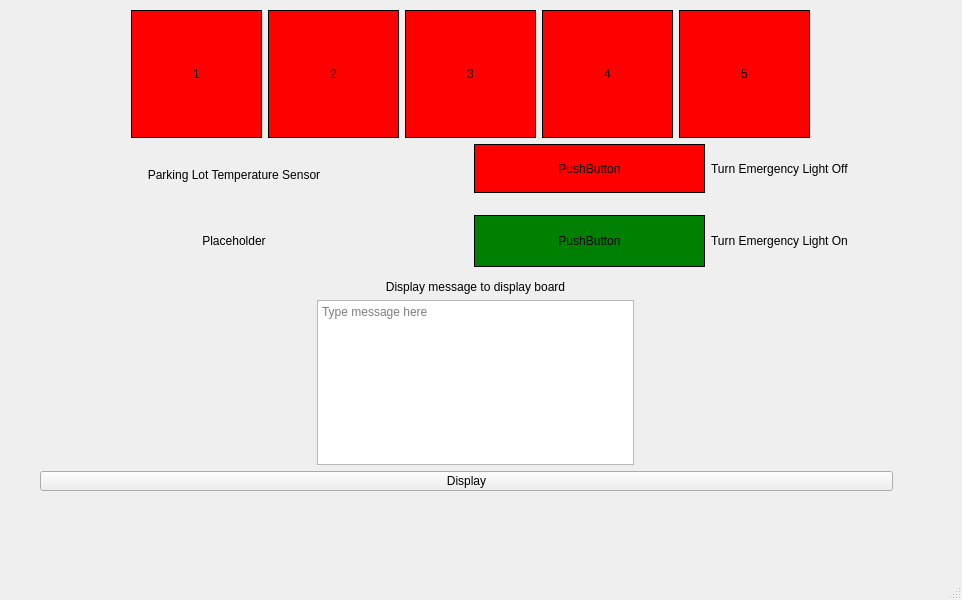
<?xml version="1.0" encoding="UTF-8"?>
<ui version="4.0">
 <class>MainWindow</class>
 <widget class="QMainWindow" name="MainWindow">
  <property name="geometry">
   <rect>
    <x>0</x>
    <y>0</y>
    <width>962</width>
    <height>600</height>
   </rect>
  </property>
  <property name="windowTitle">
   <string>MainWindow</string>
  </property>
  <widget class="QWidget" name="centralwidget">
   <widget class="QWidget" name="verticalLayoutWidget">
    <property name="geometry">
     <rect>
      <x>0</x>
      <y>280</y>
      <width>951</width>
      <height>211</height>
     </rect>
    </property>
    <layout class="QVBoxLayout" name="verticalLayout">
     <item>
      <widget class="QLabel" name="messageboardLabel">
       <property name="text">
        <string>Display message to display board</string>
       </property>
       <property name="alignment">
        <set>Qt::AlignCenter</set>
       </property>
      </widget>
     </item>
     <item>
      <layout class="QHBoxLayout" name="horizontalLayout_4">
       <item>
        <spacer name="horizontalSpacer_4">
         <property name="orientation">
          <enum>Qt::Horizontal</enum>
         </property>
         <property name="sizeHint" stdset="0">
          <size>
           <width>40</width>
           <height>20</height>
          </size>
         </property>
        </spacer>
       </item>
       <item>
        <widget class="QTextEdit" name="messageBoardInput">
         <property name="html">
          <string>&lt;!DOCTYPE HTML PUBLIC &quot;-//W3C//DTD HTML 4.0//EN&quot; &quot;http://www.w3.org/TR/REC-html40/strict.dtd&quot;&gt;
&lt;html&gt;&lt;head&gt;&lt;meta name=&quot;qrichtext&quot; content=&quot;1&quot; /&gt;&lt;style type=&quot;text/css&quot;&gt;
p, li { white-space: pre-wrap; }
&lt;/style&gt;&lt;/head&gt;&lt;body style=&quot; font-family:'.AppleSystemUIFont'; font-size:13pt; font-weight:400; font-style:normal;&quot;&gt;
&lt;p style=&quot;-qt-paragraph-type:empty; margin-top:0px; margin-bottom:0px; margin-left:0px; margin-right:0px; -qt-block-indent:0; text-indent:0px;&quot;&gt;&lt;br /&gt;&lt;/p&gt;&lt;/body&gt;&lt;/html&gt;</string>
         </property>
         <property name="placeholderText">
          <string>Type message here</string>
         </property>
        </widget>
       </item>
       <item>
        <spacer name="horizontalSpacer_3">
         <property name="orientation">
          <enum>Qt::Horizontal</enum>
         </property>
         <property name="sizeHint" stdset="0">
          <size>
           <width>40</width>
           <height>20</height>
          </size>
         </property>
        </spacer>
       </item>
      </layout>
     </item>
     <item>
      <layout class="QHBoxLayout" name="horizontalLayout_6">
       <item>
        <spacer name="horizontalSpacer_6">
         <property name="orientation">
          <enum>Qt::Horizontal</enum>
         </property>
         <property name="sizeType">
          <enum>QSizePolicy::Ignored</enum>
         </property>
         <property name="sizeHint" stdset="0">
          <size>
           <width>40</width>
           <height>20</height>
          </size>
         </property>
        </spacer>
       </item>
       <item>
        <widget class="QPushButton" name="messageBoardSend">
         <property name="sizePolicy">
          <sizepolicy hsizetype="Ignored" vsizetype="Ignored">
           <horstretch>0</horstretch>
           <verstretch>0</verstretch>
          </sizepolicy>
         </property>
         <property name="text">
          <string>Display</string>
         </property>
        </widget>
       </item>
       <item>
        <spacer name="horizontalSpacer_5">
         <property name="orientation">
          <enum>Qt::Horizontal</enum>
         </property>
         <property name="sizeType">
          <enum>QSizePolicy::Ignored</enum>
         </property>
         <property name="sizeHint" stdset="0">
          <size>
           <width>58</width>
           <height>17</height>
          </size>
         </property>
        </spacer>
       </item>
      </layout>
     </item>
    </layout>
   </widget>
   <widget class="QWidget" name="verticalLayoutWidget_2">
    <property name="geometry">
     <rect>
      <x>0</x>
      <y>10</y>
      <width>941</width>
      <height>261</height>
     </rect>
    </property>
    <layout class="QVBoxLayout" name="verticalLayout_2">
     <item>
      <layout class="QHBoxLayout" name="horizontalLayout">
       <item>
        <spacer name="horizontalSpacer">
         <property name="orientation">
          <enum>Qt::Horizontal</enum>
         </property>
         <property name="sizeHint" stdset="0">
          <size>
           <width>40</width>
           <height>20</height>
          </size>
         </property>
        </spacer>
       </item>
       <item>
        <widget class="QLabel" name="parking1">
         <property name="sizePolicy">
          <sizepolicy hsizetype="MinimumExpanding" vsizetype="Preferred">
           <horstretch>0</horstretch>
           <verstretch>0</verstretch>
          </sizepolicy>
         </property>
         <property name="styleSheet">
          <string notr="true">background-color: red;
border: 1px solid black;
</string>
         </property>
         <property name="text">
          <string>1</string>
         </property>
         <property name="alignment">
          <set>Qt::AlignCenter</set>
         </property>
        </widget>
       </item>
       <item>
        <widget class="QLabel" name="parking2">
         <property name="sizePolicy">
          <sizepolicy hsizetype="MinimumExpanding" vsizetype="Preferred">
           <horstretch>0</horstretch>
           <verstretch>0</verstretch>
          </sizepolicy>
         </property>
         <property name="styleSheet">
          <string notr="true">background-color: red;
border: 1px solid black;
</string>
         </property>
         <property name="text">
          <string>2</string>
         </property>
         <property name="alignment">
          <set>Qt::AlignCenter</set>
         </property>
        </widget>
       </item>
       <item>
        <widget class="QLabel" name="parking3">
         <property name="sizePolicy">
          <sizepolicy hsizetype="MinimumExpanding" vsizetype="Preferred">
           <horstretch>0</horstretch>
           <verstretch>0</verstretch>
          </sizepolicy>
         </property>
         <property name="styleSheet">
          <string notr="true">background-color: red;
border: 1px solid black;
</string>
         </property>
         <property name="text">
          <string>3</string>
         </property>
         <property name="alignment">
          <set>Qt::AlignCenter</set>
         </property>
        </widget>
       </item>
       <item>
        <widget class="QLabel" name="parking4">
         <property name="sizePolicy">
          <sizepolicy hsizetype="MinimumExpanding" vsizetype="Preferred">
           <horstretch>0</horstretch>
           <verstretch>0</verstretch>
          </sizepolicy>
         </property>
         <property name="styleSheet">
          <string notr="true">background-color: red;
border: 1px solid black;
</string>
         </property>
         <property name="text">
          <string>4</string>
         </property>
         <property name="alignment">
          <set>Qt::AlignCenter</set>
         </property>
        </widget>
       </item>
       <item>
        <widget class="QLabel" name="parking5">
         <property name="sizePolicy">
          <sizepolicy hsizetype="MinimumExpanding" vsizetype="Preferred">
           <horstretch>0</horstretch>
           <verstretch>0</verstretch>
          </sizepolicy>
         </property>
         <property name="styleSheet">
          <string notr="true">background-color: red;
border: 1px solid black;
</string>
         </property>
         <property name="text">
          <string>5</string>
         </property>
         <property name="alignment">
          <set>Qt::AlignCenter</set>
         </property>
        </widget>
       </item>
       <item>
        <spacer name="horizontalSpacer_2">
         <property name="orientation">
          <enum>Qt::Horizontal</enum>
         </property>
         <property name="sizeHint" stdset="0">
          <size>
           <width>40</width>
           <height>20</height>
          </size>
         </property>
        </spacer>
       </item>
      </layout>
     </item>
     <item>
      <layout class="QHBoxLayout" name="horizontalLayout_2">
       <item>
        <layout class="QVBoxLayout" name="verticalLayout_3">
         <item>
          <widget class="QLabel" name="tempSensorLabel">
           <property name="text">
            <string>Parking Lot Temperature Sensor</string>
           </property>
           <property name="alignment">
            <set>Qt::AlignCenter</set>
           </property>
          </widget>
         </item>
         <item>
          <widget class="QLabel" name="tempSensorValueLabel">
           <property name="text">
            <string>Placeholder</string>
           </property>
           <property name="alignment">
            <set>Qt::AlignCenter</set>
           </property>
          </widget>
         </item>
        </layout>
       </item>
       <item>
        <layout class="QVBoxLayout" name="verticalLayout_4">
         <item>
          <layout class="QHBoxLayout" name="horizontalLayout_3">
           <property name="bottomMargin">
            <number>12</number>
           </property>
           <item>
            <widget class="QPushButton" name="emergencyOffButton">
             <property name="sizePolicy">
              <sizepolicy hsizetype="Ignored" vsizetype="Ignored">
               <horstretch>0</horstretch>
               <verstretch>0</verstretch>
              </sizepolicy>
             </property>
             <property name="styleSheet">
              <string notr="true">background-color: red;
border-radius: 50%;
border: 1px solid black;
line-height: 50px;
width: 50px;
height: 50px;</string>
             </property>
             <property name="text">
              <string>PushButton</string>
             </property>
            </widget>
           </item>
           <item>
            <widget class="QLabel" name="emergencyOffLabel">
             <property name="text">
              <string>Turn Emergency Light Off</string>
             </property>
            </widget>
           </item>
          </layout>
         </item>
         <item>
          <layout class="QHBoxLayout" name="horizontalLayout_5">
           <item>
            <widget class="QPushButton" name="emergencyOnButton">
             <property name="styleSheet">
              <string notr="true">background-color: green;
border-radius: 50%;
border: 1px solid black;
line-height: 50px;
width: 50px;
height: 50px;</string>
             </property>
             <property name="text">
              <string>PushButton</string>
             </property>
            </widget>
           </item>
           <item>
            <widget class="QLabel" name="emergencyOnLabel">
             <property name="text">
              <string>Turn Emergency Light On</string>
             </property>
            </widget>
           </item>
          </layout>
         </item>
        </layout>
       </item>
      </layout>
     </item>
    </layout>
   </widget>
  </widget>
  <widget class="QMenuBar" name="menubar">
   <property name="geometry">
    <rect>
     <x>0</x>
     <y>0</y>
     <width>962</width>
     <height>24</height>
    </rect>
   </property>
  </widget>
  <widget class="QStatusBar" name="statusbar"/>
 </widget>
 <resources/>
 <connections/>
</ui>
